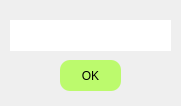
<?xml version="1.0" encoding="UTF-8"?>
<ui version="4.0">
 <class>MainWindow</class>
 <widget class="QMainWindow" name="MainWindow">
  <property name="geometry">
   <rect>
    <x>0</x>
    <y>0</y>
    <width>181</width>
    <height>106</height>
   </rect>
  </property>
  <property name="minimumSize">
   <size>
    <width>181</width>
    <height>106</height>
   </size>
  </property>
  <property name="maximumSize">
   <size>
    <width>181</width>
    <height>106</height>
   </size>
  </property>
  <property name="cursor">
   <cursorShape>SizeAllCursor</cursorShape>
  </property>
  <property name="windowTitle">
   <string>MainWindow</string>
  </property>
  <widget class="QWidget" name="centralWidget">
   <widget class="QLineEdit" name="displayData">
    <property name="geometry">
     <rect>
      <x>10</x>
      <y>20</y>
      <width>161</width>
      <height>31</height>
     </rect>
    </property>
    <property name="minimumSize">
     <size>
      <width>161</width>
      <height>31</height>
     </size>
    </property>
    <property name="maximumSize">
     <size>
      <width>161</width>
      <height>31</height>
     </size>
    </property>
    <property name="font">
     <font>
      <family>Adobe 黑体 Std R</family>
     </font>
    </property>
    <property name="cursor">
     <cursorShape>ArrowCursor</cursorShape>
    </property>
    <property name="frame">
     <bool>false</bool>
    </property>
    <property name="alignment">
     <set>Qt::AlignCenter</set>
    </property>
    <property name="readOnly">
     <bool>true</bool>
    </property>
   </widget>
   <widget class="QPushButton" name="ok">
    <property name="geometry">
     <rect>
      <x>60</x>
      <y>60</y>
      <width>61</width>
      <height>31</height>
     </rect>
    </property>
    <property name="minimumSize">
     <size>
      <width>61</width>
      <height>31</height>
     </size>
    </property>
    <property name="maximumSize">
     <size>
      <width>61</width>
      <height>31</height>
     </size>
    </property>
    <property name="cursor">
     <cursorShape>PointingHandCursor</cursorShape>
    </property>
    <property name="styleSheet">
     <string notr="true">border-radius:10px;
background-color: rgb(188, 250, 109);</string>
    </property>
    <property name="text">
     <string>OK</string>
    </property>
   </widget>
  </widget>
 </widget>
 <layoutdefault spacing="6" margin="11"/>
 <resources/>
 <connections/>
</ui>
